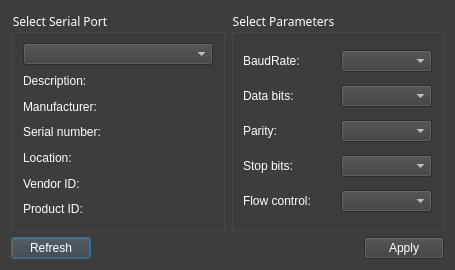
<?xml version="1.0" encoding="UTF-8"?>
<ui version="4.0">
 <class>SettingsDialog</class>
 <widget class="QDialog" name="SettingsDialog">
  <property name="geometry">
   <rect>
    <x>0</x>
    <y>0</y>
    <width>455</width>
    <height>270</height>
   </rect>
  </property>
  <property name="windowTitle">
   <string>Settings Serial Port</string>
  </property>
  <property name="styleSheet">
   <string notr="true">background-color: rgb(61, 61, 61);
color: rgb(255, 255, 255);</string>
  </property>
  <layout class="QGridLayout" name="gridLayout_3">
   <item row="0" column="1">
    <widget class="QGroupBox" name="parametersBox">
     <property name="font">
      <font>
       <family>Courier 10 Pitch</family>
      </font>
     </property>
     <property name="title">
      <string>Select Parameters</string>
     </property>
     <layout class="QGridLayout" name="gridLayout_2">
      <item row="0" column="0">
       <widget class="QLabel" name="baudRateLabel">
        <property name="text">
         <string>BaudRate:</string>
        </property>
       </widget>
      </item>
      <item row="0" column="1">
       <widget class="QComboBox" name="baudRateBox"/>
      </item>
      <item row="1" column="0">
       <widget class="QLabel" name="dataBitsLabel">
        <property name="text">
         <string>Data bits:</string>
        </property>
       </widget>
      </item>
      <item row="1" column="1">
       <widget class="QComboBox" name="dataBitsBox"/>
      </item>
      <item row="2" column="0">
       <widget class="QLabel" name="parityLabel">
        <property name="text">
         <string>Parity:</string>
        </property>
       </widget>
      </item>
      <item row="2" column="1">
       <widget class="QComboBox" name="parityBox"/>
      </item>
      <item row="3" column="0">
       <widget class="QLabel" name="stopBitsLabel">
        <property name="text">
         <string>Stop bits:</string>
        </property>
       </widget>
      </item>
      <item row="3" column="1">
       <widget class="QComboBox" name="stopBitsBox"/>
      </item>
      <item row="4" column="0">
       <widget class="QLabel" name="flowControlLabel">
        <property name="text">
         <string>Flow control:</string>
        </property>
       </widget>
      </item>
      <item row="4" column="1">
       <widget class="QComboBox" name="flowControlBox"/>
      </item>
     </layout>
    </widget>
   </item>
   <item row="0" column="0">
    <widget class="QGroupBox" name="selectBox">
     <property name="font">
      <font>
       <family>Courier 10 Pitch</family>
      </font>
     </property>
     <property name="title">
      <string>Select Serial Port</string>
     </property>
     <layout class="QGridLayout" name="gridLayout">
      <item row="0" column="0">
       <widget class="QComboBox" name="serialPortInfoListBox"/>
      </item>
      <item row="1" column="0">
       <widget class="QLabel" name="descriptionLabel">
        <property name="text">
         <string>Description:</string>
        </property>
       </widget>
      </item>
      <item row="2" column="0">
       <widget class="QLabel" name="manufacturerLabel">
        <property name="text">
         <string>Manufacturer:</string>
        </property>
       </widget>
      </item>
      <item row="3" column="0">
       <widget class="QLabel" name="serialNumberLabel">
        <property name="text">
         <string>Serial number:</string>
        </property>
       </widget>
      </item>
      <item row="4" column="0">
       <widget class="QLabel" name="locationLabel">
        <property name="text">
         <string>Location:</string>
        </property>
       </widget>
      </item>
      <item row="5" column="0">
       <widget class="QLabel" name="vidLabel">
        <property name="text">
         <string>Vendor ID:</string>
        </property>
       </widget>
      </item>
      <item row="6" column="0">
       <widget class="QLabel" name="pidLabel">
        <property name="text">
         <string>Product ID:</string>
        </property>
       </widget>
      </item>
     </layout>
    </widget>
   </item>
   <item row="1" column="0" colspan="2">
    <layout class="QHBoxLayout" name="horizontalLayout">
     <item>
      <widget class="QPushButton" name="pushButton">
       <property name="text">
        <string>Refresh</string>
       </property>
      </widget>
     </item>
     <item>
      <spacer name="horizontalSpacer">
       <property name="orientation">
        <enum>Qt::Horizontal</enum>
       </property>
       <property name="sizeHint" stdset="0">
        <size>
         <width>96</width>
         <height>20</height>
        </size>
       </property>
      </spacer>
     </item>
     <item>
      <widget class="QPushButton" name="applyButton">
       <property name="text">
        <string>Apply</string>
       </property>
      </widget>
     </item>
    </layout>
   </item>
  </layout>
 </widget>
 <resources/>
 <connections/>
</ui>
